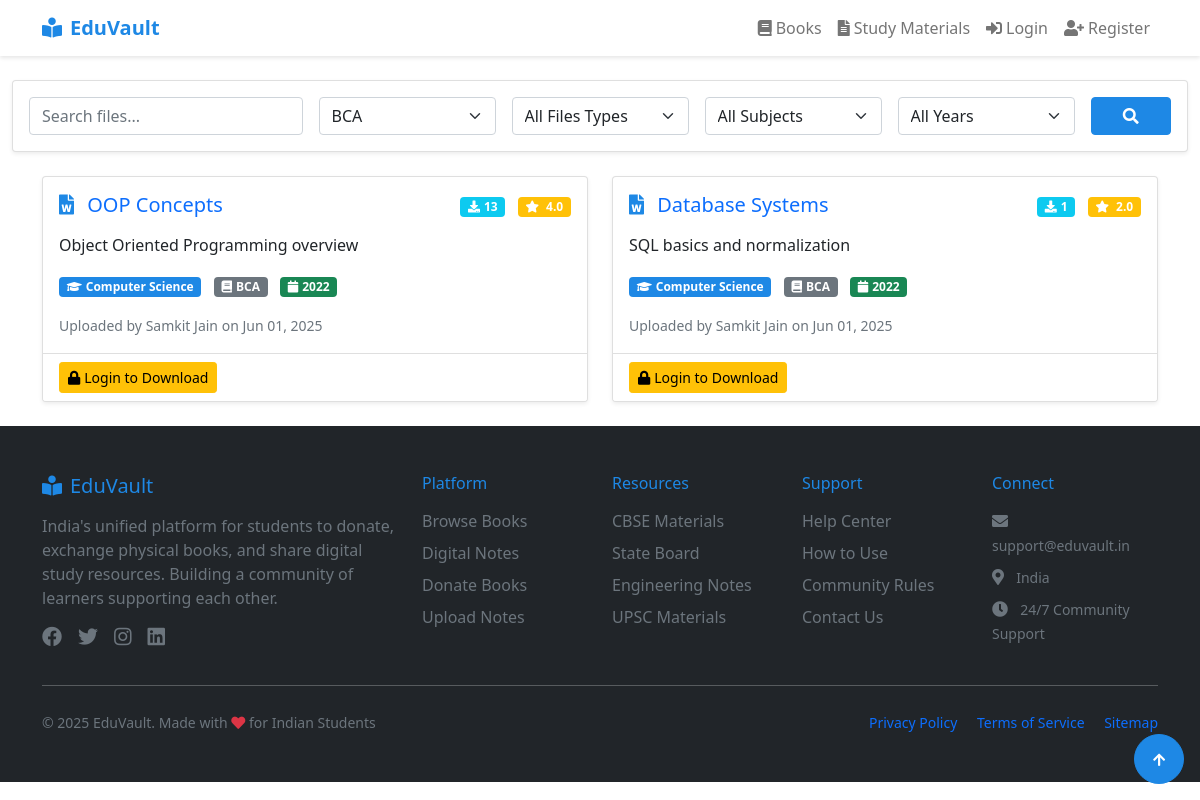
The app's page /files/list.php?course=BCA, older data.
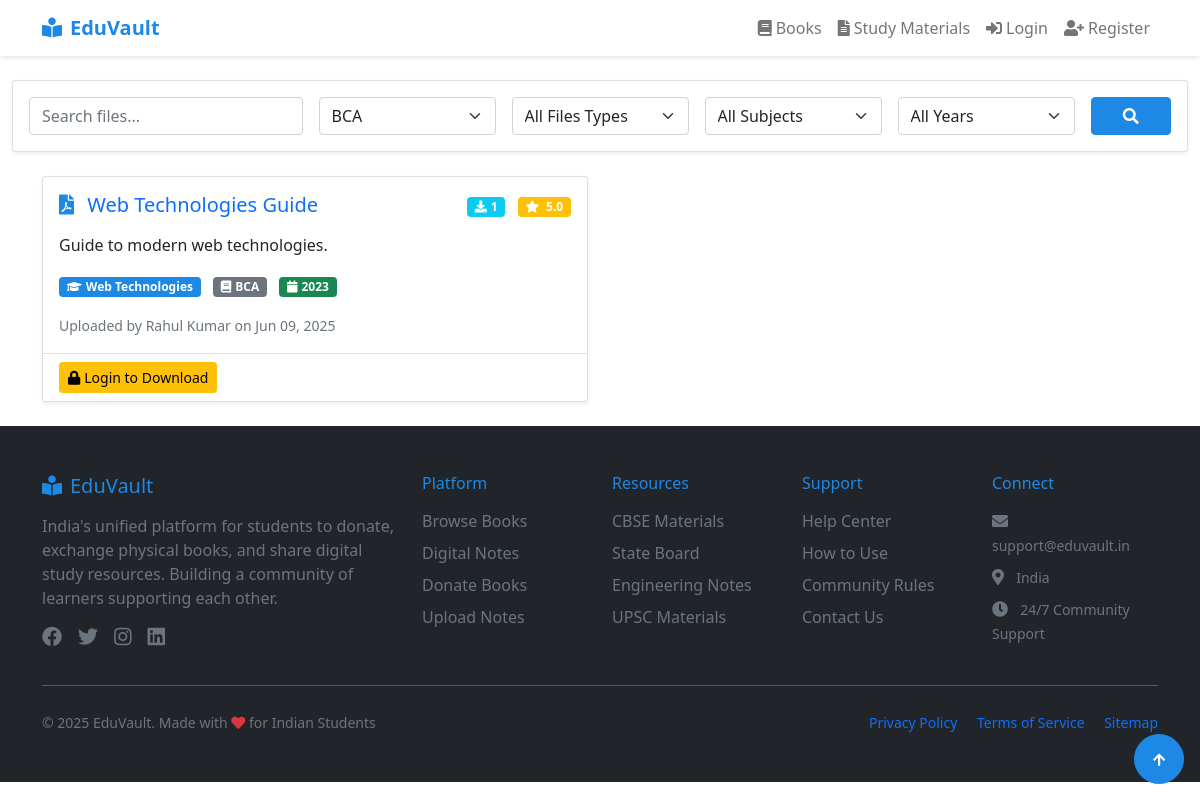
The same page, newer data.
### tables this page shows
CREATE TABLE `digital_files` (
  `id` int(11) NOT NULL,
  `user_id` int(11) DEFAULT NULL,
  `title` varchar(255) DEFAULT NULL,
  `description` text DEFAULT NULL,
  `file_path` varchar(255) DEFAULT NULL,
  `subject` varchar(100) DEFAULT NULL,
  `course` varchar(100) DEFAULT NULL,
  `year` varchar(10) DEFAULT NULL,
  `file_type` varchar(20) DEFAULT NULL,
  `upload_date` timestamp NOT NULL DEFAULT current_timestamp()
);

CREATE TABLE `users` (
  `id` int(11) NOT NULL,
  `name` varchar(100) NOT NULL,
  `email` varchar(100) NOT NULL,
  `password` varchar(255) NOT NULL,
  `location` varchar(100) DEFAULT NULL,
  `phone` varchar(15) DEFAULT NULL,
  `status` enum('blocked','active') NOT NULL DEFAULT 'active',
  `created_at` timestamp NOT NULL DEFAULT current_timestamp(),
  `last_active` timestamp NULL DEFAULT current_timestamp(),
  `latitude` decimal(10,8) DEFAULT NULL,
  `longitude` decimal(11,8) DEFAULT NULL
);

### includes/functions.php (called while the page is built, shortened)
<?php
function getFileIcon($file_type)
{
    switch ($file_type) {
        case "pdf":
            return "pdf";
        case "docx":
            return "word";
    }
}
?>

### includes/session.php (called while the page is built, shortened)
<?php
function isLoggedIn() {
    return isset($_SESSION['user_id']);
}
?>

### files/list.php (the view, shortened to what the changed rows need)
<?php
require_once '../includes/db_connect.php';
require_once '../includes/session.php';
require_once '../includes/header.php';
require_once '../includes/functions.php';
$course = isset($_GET['course']) ? mysqli_real_escape_string($mysqli, $_GET['course']) : '';
$where_conditions = ["1=1"];
if (!empty($course)) {
    $where_conditions[] = "course = '$course'";
}
$where_clause = implode(' AND ', $where_conditions);
$query = "SELECT f.*, u.name as uploader_name,
          (SELECT COUNT(*) FROM downloads WHERE file_id = f.id) as download_count,
          (SELECT AVG(rating) FROM file_feedback WHERE file_id = f.id) as avg_rating
          FROM digital_files f
          JOIN users u ON f.user_id = u.id
          WHERE $where_clause
          ORDER BY f.upload_date DESC";
$result = mysqli_query($mysqli, $query);
?>
<div class="container-md">
    <div class="row">
        <?php if (mysqli_num_rows($result) > 0): ?>
            <?php while ($file = mysqli_fetch_assoc($result)):?>
                <div class="col-md-6 mb-4">
                    <div class="card h-100 shadow-sm">
                        <div class="card-body">
                            <div class="d-flex justify-content-between align-items-start">
                                <h5 class="card-title mb-3">
                                    <a href="view.php?id=<?php echo $file['id']; ?>" class="text-decoration-none">
                                        <i class="fas fa-file-<?php echo getFileIcon(strtolower($file['file_type'])); ?> me-2 text-primary"></i>
                                        <?php echo htmlspecialchars($file['title']); ?>
                                    </a>
                                </h5>
                                <div>
                                    <span class="badge bg-info me-2">
                                        <i class="fas fa-download me-1"></i><?php echo $file['download_count']; ?>
                                    </span>
                                    <span class="badge bg-warning">
                                        <i class="fas fa-star me-1"></i>
                                        <?php echo number_format($file['avg_rating'] ?: 0, 1); ?>
                                    </span>
                                </div>
                            </div>
                            <p class="card-text"><?php echo nl2br(htmlspecialchars($file['description'])); ?></p>
                            <div class="mb-3">
                                <span class="badge bg-primary me-2">
                                    <i class="fas fa-graduation-cap me-1"></i><?php echo htmlspecialchars($file['subject']); ?>
                                </span>
                                <span class="badge bg-secondary me-2">
                                    <i class="fas fa-book me-1"></i><?php echo htmlspecialchars($file['course']); ?>
                                </span>
                                <span class="badge bg-success">
                                    <i class="fas fa-calendar me-1"></i><?php echo $file['year']; ?>
                                </span>
                            </div>
                            <small class="text-muted">
                                Uploaded by <?php echo htmlspecialchars($file['uploader_name']); ?>
                                on <?php echo date('M d, Y', strtotime($file['upload_date'])); ?>
                            </small>
                        </div>
                        <div class="card-footer bg-white">
                            <?php if (isLoggedIn()): ?>
                                <a href="download.php?id=<?php echo $file['id']; ?>" class="btn btn-success btn-sm">
                                    <i class="fas fa-download me-1"></i>Download
                                </a>
                            <?php else: ?>
                                <a href="../login.php" class="btn btn-warning btn-sm">
                                    <i class="fas fa-lock me-1"></i>Login to Download
                                </a>
                            <?php endif; ?>
                        </div>
                    </div>
                </div>
            <?php endwhile; ?>
        <?php endif; ?>
    </div>
</div>
<?php require_once '../includes/footer.php'; ?>

Row changes from the older to the newer data that the page shows:
no longer on this page (row edited): digital_files: title "OOP Concepts", download_count "13", avg_rating "4.0", description "Object Oriented Programming overview", subject "Computer Science", course "BCA", year "2022", user.name "Samkit Jain", upload_date "Jun 01, 2025"
removed digital_files: title "Database Systems", download_count "1", avg_rating "2.0", description "SQL basics and normalization", subject "Computer Science", course "BCA", year "2022", user.name "Samkit Jain", upload_date "Jun 01, 2025"
now on this page (row edited): digital_files: title "Web Technologies Guide", download_count "1", avg_rating "5.0", description "Guide to modern web technologies.", subject "Web Technologies", course "BCA", year "2023", user.name "Rahul Kumar", upload_date "Jun 09, 2025"
